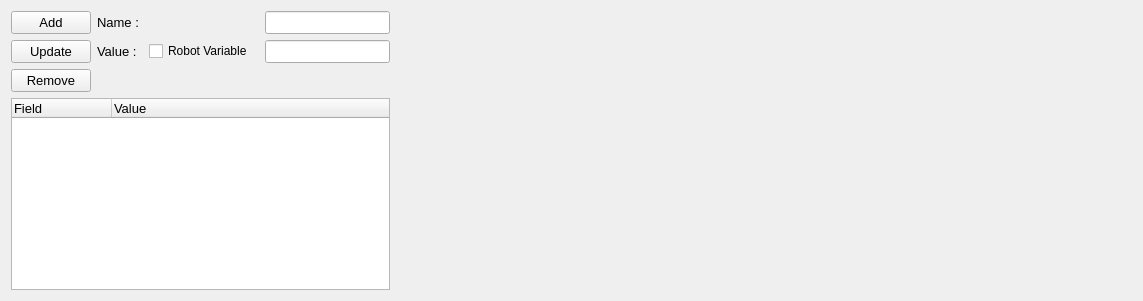
                    <widget class="QWidget" name="tab_27">
                     <attribute name="title">
                      <string>Dynamic Overwrite Data</string>
                     </attribute>
                     <layout class="QHBoxLayout" name="horizontalLayout_31">
                      <item>
                       <layout class="QGridLayout" name="gridLayout_46">
                        <item row="1" column="4">
                         <widget class="QLineEdit" name="textbox_tc_dynamic_overwrite_data_value">
                          <property name="font">
                           <font>
                            <family>Segoe UI</family>
                            <pointsize>10</pointsize>
                           </font>
                          </property>
                          <property name="toolTip">
                           <string/>
                          </property>
                         </widget>
                        </item>
                        <item row="1" column="1">
                         <widget class="QLabel" name="label_126">
                          <property name="font">
                           <font>
                            <family>Segoe UI</family>
                            <pointsize>10</pointsize>
                           </font>
                          </property>
                          <property name="text">
                           <string>Value : </string>
                          </property>
                         </widget>
                        </item>
                        <item row="4" column="0" colspan="5">
                         <widget class="QTreeWidget" name="table_tc_dynamic_overwrite_data">
                          <property name="sizePolicy">
                           <sizepolicy hsizetype="Expanding" vsizetype="Expanding">
                            <horstretch>0</horstretch>
                            <verstretch>0</verstretch>
                           </sizepolicy>
                          </property>
                          <property name="font">
                           <font>
                            <family>Segoe UI</family>
                            <pointsize>10</pointsize>
                           </font>
                          </property>
                          <property name="selectionMode">
                           <enum>QAbstractItemView::ContiguousSelection</enum>
                          </property>
                          <column>
                           <property name="text">
                            <string>Field</string>
                           </property>
                          </column>
                          <column>
                           <property name="text">
                            <string>Value</string>
                           </property>
                          </column>
                         </widget>
                        </item>
                        <item row="0" column="1">
                         <widget class="QLabel" name="label_83">
                          <property name="font">
                           <font>
                            <family>Segoe UI</family>
                            <pointsize>10</pointsize>
                           </font>
                          </property>
                          <property name="text">
                           <string>Name : </string>
                          </property>
                          <property name="alignment">
                           <set>Qt::AlignLeading|Qt::AlignLeft|Qt::AlignVCenter</set>
                          </property>
                         </widget>
                        </item>
                        <item row="0" column="4">
                         <widget class="QLineEdit" name="textbox_tc_dynamic_overwrite_data_name">
                          <property name="font">
                           <font>
                            <family>Segoe UI</family>
                            <pointsize>10</pointsize>
                           </font>
                          </property>
                          <property name="toolTip">
                           <string/>
                          </property>
                         </widget>
                        </item>
                        <item row="0" column="0">
                         <widget class="QPushButton" name="btn_tc_add_dynamic_overwrite_data">
                          <property name="font">
                           <font>
                            <family>Segoe UI</family>
                            <pointsize>10</pointsize>
                           </font>
                          </property>
                          <property name="text">
                           <string>Add</string>
                          </property>
                         </widget>
                        </item>
                        <item row="1" column="2">
                         <widget class="QCheckBox" name="checkBox_tc_dynamic_overwrite_robot_variable">
                          <property name="text">
                           <string>Robot Variable</string>
                          </property>
                         </widget>
                        </item>
                        <item row="2" column="0">
                         <widget class="QPushButton" name="btn_tc_remove_dynamic_overwrite_data">
                          <property name="font">
                           <font>
                            <family>Segoe UI</family>
                            <pointsize>10</pointsize>
                           </font>
                          </property>
                          <property name="text">
                           <string>Remove</string>
                          </property>
                         </widget>
                        </item>
                        <item row="1" column="0">
                         <widget class="QPushButton" name="btn_tc_update_dynamic_overwrite_data">
                          <property name="font">
                           <font>
                            <family>Segoe UI</family>
                            <pointsize>10</pointsize>
                           </font>
                          </property>
                          <property name="text">
                           <string>Update</string>
                          </property>
                         </widget>
                        </item>
                       </layout>
                      </item>
                      <item>
                       <spacer name="horizontalSpacer_4">
                        <property name="orientation">
                         <enum>Qt::Horizontal</enum>
                        </property>
                        <property name="sizeHint" stdset="0">
                         <size>
                          <width>742</width>
                          <height>20</height>
                         </size>
                        </property>
                       </spacer>
                      </item>
                     </layout>
                    </widget>
